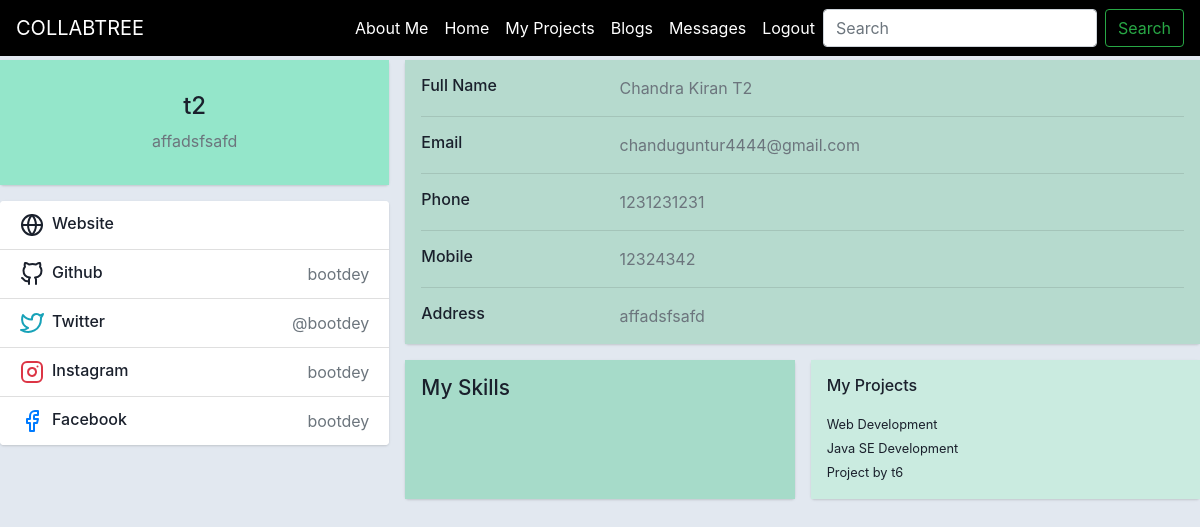
/profile/3 (signed in), run on the app's committed database.
### backend/models.py (models this page shows, shortened)
class UserAttribs(models.Model):
    user = models.OneToOneField(User, on_delete = models.CASCADE)
    job_title = models.CharField(max_length=100, blank=True)
    skills = models.CharField(max_length=1000,blank=True)
    phone_number = models.CharField(max_length=12, blank=True)
    mobile_number = models.CharField(max_length=12,blank=True)
    full_name = models.CharField(max_length=30, blank=True)
    address = models.CharField(max_length=100, blank=True)
    website = models.URLField(max_length=100, blank=True)
    user_image = models.ImageField(upload_to="images" ,blank=True)
    assigned_project = models.ManyToManyField('Project', blank=True, null=True)

class Project(models.Model):
    title = models.CharField(max_length=200,blank=True)
    description = models.TextField(max_length=400,blank=True)
    owner = models.ForeignKey(UserAttribs, on_delete = models.CASCADE, related_name="owner")
    duration = models.IntegerField(blank=True, null=True)
    assigned_user = models.ForeignKey(UserAttribs, on_delete = models.CASCADE, related_name="assigned_user", null=True, blank=True)
    stipend = models.IntegerField(blank=True, null=True)
    applied_users = models.ManyToManyField(UserAttribs,  null=True, blank=True)
    tags_requirement = TaggableManager()
    def __str__(self):
        return self.title

### backend/views.py (the view, shortened to what this page needs)
# urls.py: path('profile/<int:id>', views.profile, name = 'profile'),
def profile(request, id=None):
    current_user = UserAttribs.objects.get(user = request.user)
    if id:
        user_object = UserAttribs.objects.get(id=id)
        user_skills = str(user_object.skills)
        print('Printing: '+str(user_skills))
        user_skills = user_skills.split(',')
        while ('' in user_skills):
            user_skills.remove('')
        print(user_skills)
        skills = user_skills
        color_list = []
        skill_colors = dict()
        list_color_pair = []
        print(list_color_pair)
        full_name = user_object.full_name
        phone = user_object.phone_number
        mobile = user_object.mobile_number
        address = user_object.address
        website = user_object.website
        return render(request, 'User Profile/profile_to_display.html', {'user_display': user_object,'user_object':user_object,'skills': list_color_pair,'website': website, 'name': full_name, 'phone': phone, 'mobile': mobile, 'address': address, 'assigned_projects': user_object.assigned_project.all()})

### templates/User Profile/profile_to_display.html (shortened to what this page needs)
<!DOCTYPE html>
<html lang="en">
  {% load static %}
<head>
    <link href="http://netdna.bootstrapcdn.com/bootstrap/4.4.1/css/bootstrap.min.css" rel="stylesheet">
    <link rel="stylesheet" href="{% static 'User Profile/styles.css' %}">
</head>
<body>
<div >
    <div>
      <nav class="navbarr navbar navbar-expand-lg navbar-light navbar-custom" style="background-color: black;">
        <a class="navbar-brand navbar-color" style="color: white;" href="#">COLLABTREE</a>
        <div class="collapse navbar-collapse" style="background-color: black;" id="NavbarCollapsedContent">
          <ul class="navbar-nav ml-auto">
            <li class="nav-item">
              <a class="nav-link active navbar-color" style="color: white;" href="{% url 'profile' %}">About Me</a>
            </li>
            <li class="nav-item">
              <a class="nav-link navbar-color" style="color: white;" href="{% url 'index' %}">Home</a>
            </li>
            <li class="nav-item">
              <a class="nav-link navbar-color" style="color: white;" href="{% url 'my_projects' %}">My Projects</a>
            </li>
            <li class="nav-item">
              <a class="nav-link navbar-color" style="color: white;" href="{% url 'blogs' %}">Blogs</a>
            </li>
            <li class="nav-item">
              <a class="nav-link navbar-color" style="color: white;" href="#">Messages</a>
            </li>
            <li class="nav-item">
              <a class="nav-link navbar-color" style="color: white;" href="{% url 'logout' %}">Logout</a>
            </li>
          </ul>
          <form class="form-inline my-2 my-lg-0">
            <input
              class="form-control mr-sm-2"
              type="search"
              placeholder="Search"
              aria-label="Search"
            />
            <button class="btn btn-outline-success my-2 my-sm-0" type="submit">
              Search
            </button>
          </form>
        </div>
      </nav>
          <div class="row gutters-sm top-cont">
            <div class="col-md-4 mb-3">
              <div class="card">
                <div class="card-body" style="background-color: rgb(148, 230, 202);">
                  <div class="d-flex flex-column align-items-center text-center">
                    <div class="mt-3">
                      <h4>{{user_object.user.username}}</h4>
                      <p class="text-muted font-size-sm">{{address}}</p>
                    </div>
                  </div>
                </div>
              </div>
              <div class="card mt-3" >
                <ul class="list-group list-group-flush" >
                  <li class="list-group-item d-flex justify-content-between align-items-center flex-wrap">
                    <h6 class="mb-0">Website</h6>
                  </li>
                  <li class="list-group-item d-flex justify-content-between align-items-center flex-wrap">
                    <h6 class="mb-0">Github</h6>
                    <span class="text-secondary">bootdey</span>
                  </li>
                  <li class="list-group-item d-flex justify-content-between align-items-center flex-wrap">
                    <h6 class="mb-0">Twitter</h6>
                    <span class="text-secondary">@bootdey</span>
                  </li>
                  <li class="list-group-item d-flex justify-content-between align-items-center flex-wrap">
                    <h6 class="mb-0">Instagram</h6>
                    <span class="text-secondary">bootdey</span>
                  </li>
                  <li class="list-group-item d-flex justify-content-between align-items-center flex-wrap">
                    <h6 class="mb-0">Facebook</h6>
                    <span class="text-secondary">bootdey</span>
                  </li>
                </ul>
              </div>
            </div>
            <div class="col-md-8">
              <div class="card mb-3" style="background-color: rgb(182, 218, 206);">
                <div class="card-body" style="background-color: rgb(182, 218, 206);">
                  <div class="row">
                    <div class="col-sm-3">
                      <h6 class="mb-0">Full Name</h6>
                    </div>
                    <div class="col-sm-9 text-secondary">
                      {{name}}
                    </div>
                  </div>
                  <hr>
                  <div class="row">
                    <div class="col-sm-3">
                      <h6 class="mb-0">Email</h6>
                    </div>
                    <div class="col-sm-9 text-secondary">
                      {{user_object.user.email}}
                    </div>
                  </div>
                  <hr>
                  <div class="row">
                    <div class="col-sm-3">
                      <h6 class="mb-0">Phone</h6>
                    </div>
                    <div class="col-sm-9 text-secondary">
                      {{phone}}
                    </div>
                  </div>
                  <hr>
                  <div class="row">
                    <div class="col-sm-3">
                      <h6 class="mb-0">Mobile</h6>
                    </div>
                    <div class="col-sm-9 text-secondary">
                      {{mobile}}
                    </div>
                  </div>
                  <hr>
                  <div class="row">
                    <div class="col-sm-3">
                      <h6 class="mb-0">Address</h6>
                    </div>
                    <div class="col-sm-9 text-secondary">
                      {{address}}
                    </div>
                  </div>
                </div>
              </div>
              <div class="row gutters-sm">
                <div class="col-sm-6 mb-3">
                  <div class="card h-100">
                    <div class="card-body" style="background-color: rgb(166, 219, 201);">
                      <h6 class="skill-head d-flex align-items-center mb-3 " style="font-size: 1.3em;">My Skills &nbsp;&nbsp;&nbsp;&nbsp;&nbsp;&nbsp;&nbsp;&nbsp;&nbsp;&nbsp;&nbsp;&nbsp; </h6>
                    </div>
                  </div>
                </div>
                <div class="col-sm-6 mb-3">
                  <div class="card h-100">
                    <div class="card-body" style="background-color: rgb(202, 235, 224);">
                      <h6 class="d-flex align-items-center mb-3">My Projects</h6>
                      {% for assigned in assigned_projects %}
                      <small>{{ assigned }}</small>
                      <br>
                      {% endfor %}
                    </div>
                  </div>
                </div>
              </div>
            </div>
          </div>
        </div>
    </div>
</body>
</html>

### static/User Profile/styles.css (style rules this page uses)
body { color: #1a202c; text-align: left; background-color: #e2e8f0; overflow-x: hidden; }
.card { box-shadow: 0 1px 3px 0 rgba(0,0,0,.1), 0 1px 2px 0 rgba(0,0,0,.06); }
.card { position: relative; display: flex; flex-direction: column; min-width: 0; word-wrap: break-word; background-color: #fff; background-clip: border-box; border: 0 solid rgba(0,0,0,.125); border-radius: .25rem; }
.card-body { flex: 1 1 auto; min-height: 1px; padding: 1rem; }
.gutters-sm { margin-right: -8px; margin-left: -8px; }
.gutters-sm>.col, .gutters-sm>[class*=col-] { padding-right: 8px; padding-left: 8px; }
.mb-3, .my-3 { margin-bottom: 1rem!important; }
.h-100 { height: 100%!important; }
.navbarr { background-color: rgb(75, 216, 216); top: 0; width: 100%; z-index: 2; position: fixed; }
.collapse { background-color: rgb(75, 216, 216); }
.top-cont { margin-top: 60px; }

### data on the page
UserAttribs: user.username "t2", address "affadsfsafd", full_name "Chandra Kiran T2", user.email "chanduguntur4444@gmail.com", phone_number "1231231231", mobile_number "12324342"
Project: title "Web Development"
Project: title "Java SE Development"
Project: title "Project by t6"
